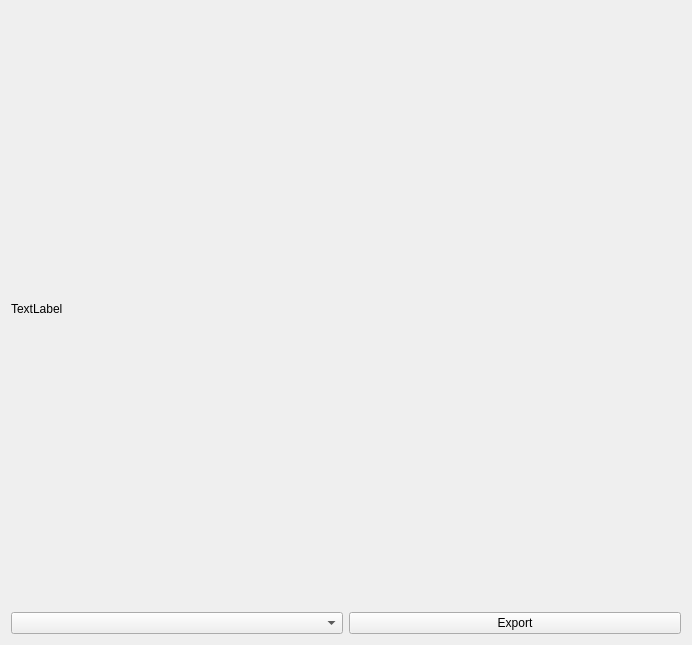
<?xml version="1.0" encoding="UTF-8"?>
<ui version="4.0">
 <class>export_page</class>
 <widget class="QWidget" name="export_page">
  <property name="geometry">
   <rect>
    <x>0</x>
    <y>0</y>
    <width>692</width>
    <height>645</height>
   </rect>
  </property>
  <property name="windowTitle">
   <string>Form</string>
  </property>
  <layout class="QVBoxLayout" name="verticalLayout_2">
   <item>
    <layout class="QVBoxLayout" name="verticalLayout" stretch="10,1">
     <item>
      <widget class="QLabel" name="resultPhotoScreen">
       <property name="text">
        <string>TextLabel</string>
       </property>
      </widget>
     </item>
     <item>
      <layout class="QHBoxLayout" name="horizontalLayout">
       <item>
        <widget class="QComboBox" name="file_format_select_combo">
         <property name="editable">
          <bool>false</bool>
         </property>
         <property name="placeholderText">
          <string>.jpg</string>
         </property>
         <item>
          <property name="text">
           <string>.jpg</string>
          </property>
         </item>
         <item>
          <property name="text">
           <string>.png</string>
          </property>
         </item>
         <item>
          <property name="text">
           <string>.sgv</string>
          </property>
         </item>
        </widget>
       </item>
       <item>
        <widget class="QPushButton" name="export_button">
         <property name="text">
          <string>Export</string>
         </property>
        </widget>
       </item>
      </layout>
     </item>
    </layout>
   </item>
  </layout>
 </widget>
 <resources/>
 <connections/>
</ui>
